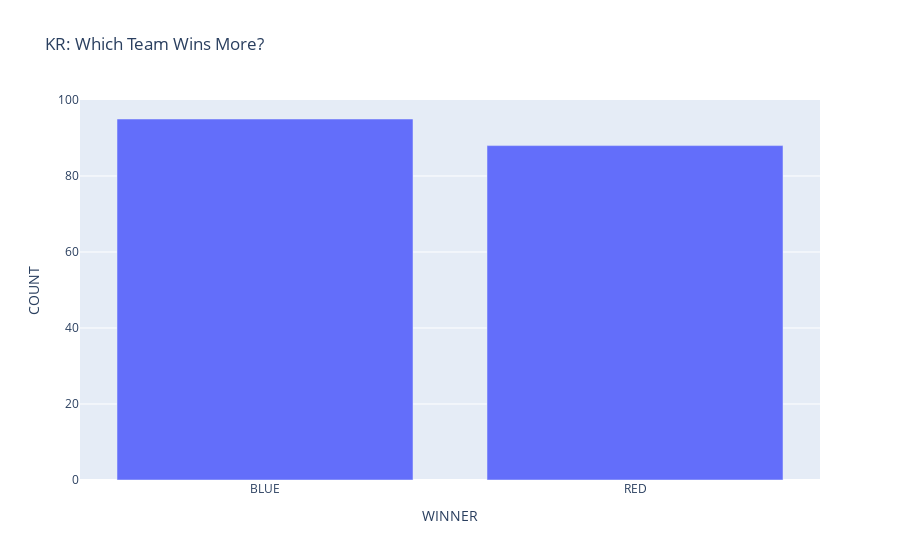

The code cell stored with this chart in its notebook:
### Markdown cell above
###

### Code cell
KR1_winners = pd.DataFrame(KR1_matches.groupby('WINNER')['WINNER'].count())
KR1_winners.columns = ['COUNT']
KR1_winners = KR1_winners.reset_index()

fig = px.bar(KR1_winners, 
            x = KR1_winners.WINNER, 
            y = KR1_winners.COUNT,
            title = 'KR: Which Team Wins More?')
fig.show()

print('Blue Team Win Percentage: ', round(KR1_winners.loc[KR1_winners['WINNER'] == 'BLUE', 'COUNT'].iloc[0] / KR1_winners.COUNT.sum() * 100, 2))
print('Red Team Win Percentage: ', round(KR1_winners.loc[KR1_winners['WINNER'] == 'RED', 'COUNT'].iloc[0] / KR1_winners.COUNT.sum() * 100, 2))

### Figure 1 — Plotly figure (JSON) as saved in the notebook; plotly's stock layout.template omitted (floating-point values rounded to 4 significant figures)
{"data": [{"alignmentgroup": "True", "hovertemplate": "WINNER=%{x}<br>COUNT=%{y}<extra></extra>", "legendgroup": "", "marker": {"color": "#636efa", "pattern": {"shape": ""}}, "name": "", "offsetgroup": "", "orientation": "v", "showlegend": false, "textposition": "auto", "type": "bar", "x": ["BLUE", "RED"], "xaxis": "x", "y": [95, 88], "yaxis": "y"}], "layout": {"barmode": "relative", "legend": {"tracegroupgap": 0}, "title": {"text": "KR: Which Team Wins More?"}, "xaxis": {"anchor": "y", "domain": [0, 1], "title": {"text": "WINNER"}}, "yaxis": {"anchor": "x", "domain": [0, 1], "title": {"text": "COUNT"}}}}
